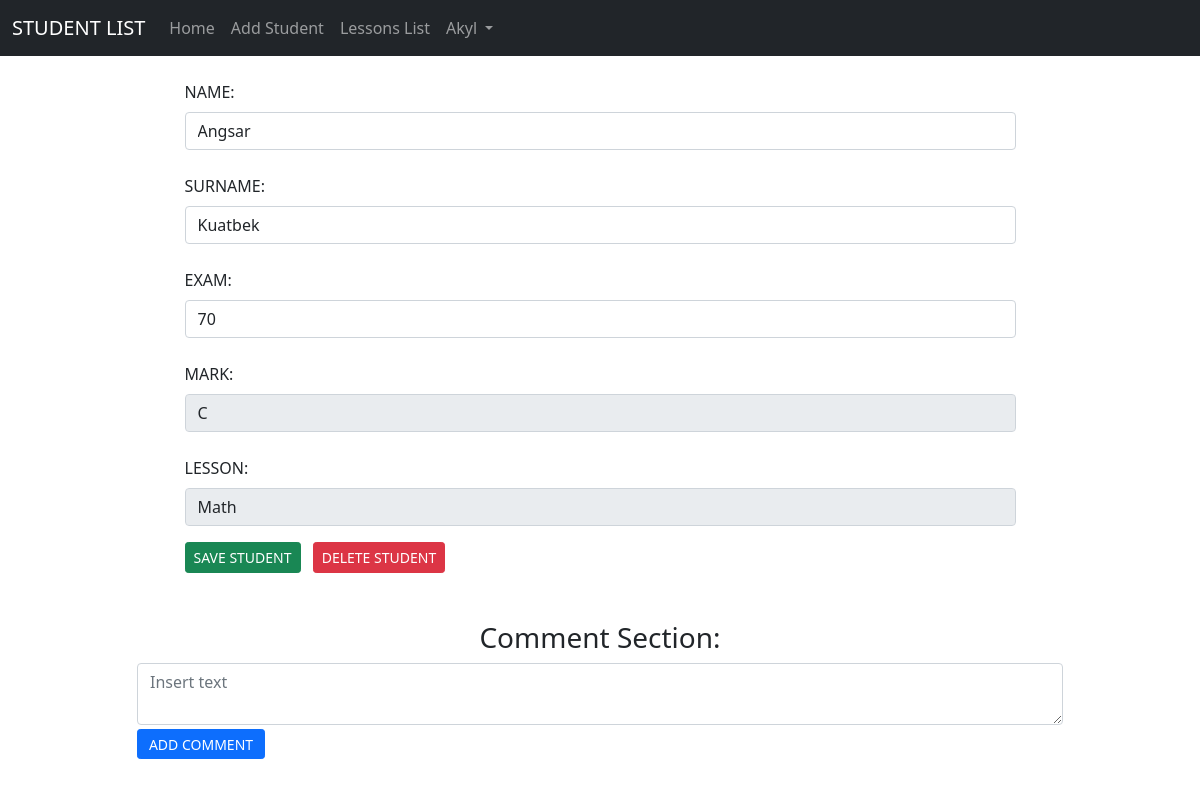
The page /student/1 (signed in) on the database its author committed.
### website/models.py (models this page shows)
class User(db.Model, UserMixin):
    id = db.Column(db.Integer, primary_key=True)
    email = db.Column(db.String(150), unique=True)
    password = db.Column(db.String(150))
    first_name = db.Column(db.String(150))
    notes = db.relationship('Note')
    students = db.relationship('Student')
    lessons = db.relationship('Lesson')

class Student(db.Model):
    id = db.Column(db.Integer, primary_key=True)
    first_name = db.Column(db.String(150))
    last_name = db.Column(db.String(150))
    exam = db.Column(db.Integer)
    mark = db.Column(db.String(150))
    user_id = db.Column(db.Integer, db.ForeignKey('user.id'))
    lesson_id = db.Column(db.Integer, db.ForeignKey('lesson.id'))
    notes = db.relationship('Note')

class Lesson(db.Model):
    id = db.Column(db.Integer, primary_key=True)
    ls_name = db.Column(db.String(150))
    ls_description = db.Column(db.String(150))
    user_id = db.Column(db.Integer, db.ForeignKey('user.id'))
    students = db.relationship('Student')

### website/views.py (the view, shortened to what this page needs)
@views.route('/student/<int:student_id>', methods=['GET', 'POST'])
def student_details(student_id):
    student = Student.query.get(student_id)
    return render_template('student_details.html',user=current_user, student=student)

### website/__init__.py (called while the page is built)
def create_app():
    app = Flask(__name__)
    app.config['SECRET_KEY'] = 'hjshjhdjah kjshkjdhjs'
    app.config['SQLALCHEMY_DATABASE_URI'] = f'sqlite:///{DB_NAME}'
    db.init_app(app)
    from .views import views
    from .auth import auth
    app.register_blueprint(views, url_prefix='/')
    app.register_blueprint(auth, url_prefix='/')
    from .models import User
    with app.app_context():
        db.create_all()
    login_manager = LoginManager()
    login_manager.login_view = 'auth.login'
    login_manager.init_app(app)
    @login_manager.user_loader
    def load_user(id):
        return User.query.get(int(id))
    return app

### website/templates/student_details.html (shortened to what this page needs)
{% extends "base.html" %} {% block title %}Add Student{% endblock %} {% block
content %}
<div class="row">
  <div class="col-9 mx-auto">
    <form method="POST">
      <div class="row mt-4">
        <div class="col-12">
          <label>NAME:</label>
        </div>
      </div>
      <div class="row mt-2">
        <div class="col-12">
          <input
            class="form-control"
            type="text"
            id="name"
            name="name"
            value="{{student.first_name}}"
          />
        </div>
      </div>
      <div class="row mt-4">
        <div class="col-12">
          <label>SURNAME:</label>
        </div>
      </div>
      <div class="row mt-2">
        <div class="col-12">
          <input
            class="form-control"
            type="text"
            id="surname"
            name="surname"
            value="{{student.last_name}}"
          />
        </div>
      </div>
      <div class="row mt-4">
        <div class="col-12">
          <label>EXAM:</label>
        </div>
      </div>
      <div class="row mt-2">
        <div class="col-12">
          <input
            class="form-control"
            type="number"
            id="exam"
            name="exam"
            value="{{student.exam}}"
          />
        </div>
      </div>
      <div class="row mt-4">
        <div class="col-12">
          <label>MARK:</label>
        </div>
      </div>
      <div class="row mt-2">
        <div class="col-12">
          <input
            class="form-control"
            type="text"
            id="mark"
            name="mark"
            value="{{student.mark}}"
            readonly
          />
        </div>
      </div>
      <div class="row mt-4">
        <div class="col-12">
          <label>LESSON:</label>
        </div>
      </div>
      <div class="row mt-2">
        <div class="col-12">
          <input class="form-control" type="text" id="mark" name="mark" {% for
          less in user.lessons %} {% if less.id == student.lesson_id: %}
          value="{{less.ls_name}}" {% endif %}{% endfor %} readonly />
        </div>
      </div>
      <div class="row mt-3">
        <div class="col-12">
          <button class="btn btn-success btn-sm">SAVE STUDENT</button>
          <button
            type="button"
            class="btn btn-sm btn-danger ms-2"
            onClick="deleteStudent({{ student.id }})"
          >
            DELETE STUDENT
          </button>
        </div>
      </div>
    </form>
  </div>
</div>
<div class="row">
  <div class="col-10 mx-auto">
    <div class="mt-5">
      <h3 class="text-center">Comment Section:</h3>
      <form action="/add-note" method="post">
        <textarea
          class="form-control"
          id="comment"
          name="comment"
          placeholder="Insert text"
        ></textarea>
        <button
          class="btn btn-sm btn-primary mt-1 mb-2"
          style="width: 8rem; height: 30px"
        >
          ADD COMMENT
        </button>
      </form>
    </div>
  </div>
</div>
{% endblock %}

### website/templates/base.html (shortened to what this page needs)
<!DOCTYPE html>
<html>
  <head>
    <link
      href="https://cdn.jsdelivr.net/npm/bootstrap@5.0.2/dist/css/bootstrap.min.css"
      rel="stylesheet"
    />
  </head>
  <body>
    <nav class="navbar navbar-expand-lg navbar-dark bg-dark">
      <div class="container-fluid">
        <a class="navbar-brand" href="/">STUDENT LIST</a>
        <div class="collapse navbar-collapse" id="navbarSupportedContent">
          <ul class="navbar-nav me-auto mb-2 mb-lg-0">
            {% if user.is_authenticated %}
            <li class="nav-item">
              <a class="nav-link" href="/">Home</a>
            </li>
            <li class="nav-item">
              <a class="nav-link" id="addStudent" href="/add-student"
                >Add Student</a
              >
            </li>
            <li class="nav-item">
              <a class="nav-link" id="addStudent" href="/lessons-page"
                >Lessons List</a
              >
            </li>
            <li class="nav-item dropdown">
              <a
                class="nav-link dropdown-toggle"
                href="#"
                id="navbarDarkDropdownMenuLink"
                role="button"
                data-bs-toggle="dropdown"
                aria-expanded="false"
              >
                {{ user.first_name }}
              </a>
            </li>
            {% endif %}
          </ul>
        </div>
      </div>
    </nav>
    <div class="container">{% block content %} {% endblock %}</div>
  </body>
</html>

### rows shown on the page
User: first_name "Akyl"
Student: name "Angsar", surname "Kuatbek", exam "70", mark "C"
Lesson: mark "Math"
